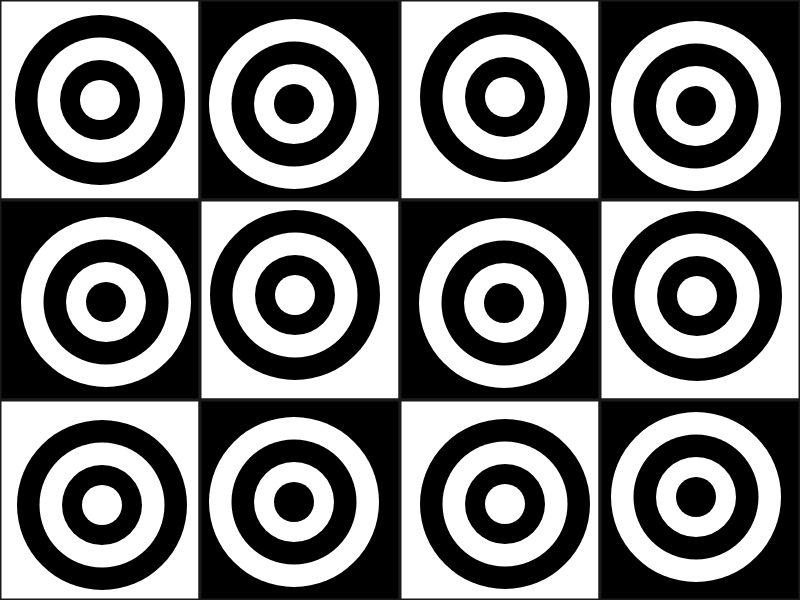
Frame 1 (no input)
Frame 60 (no input): identical to frame 1, image omitted
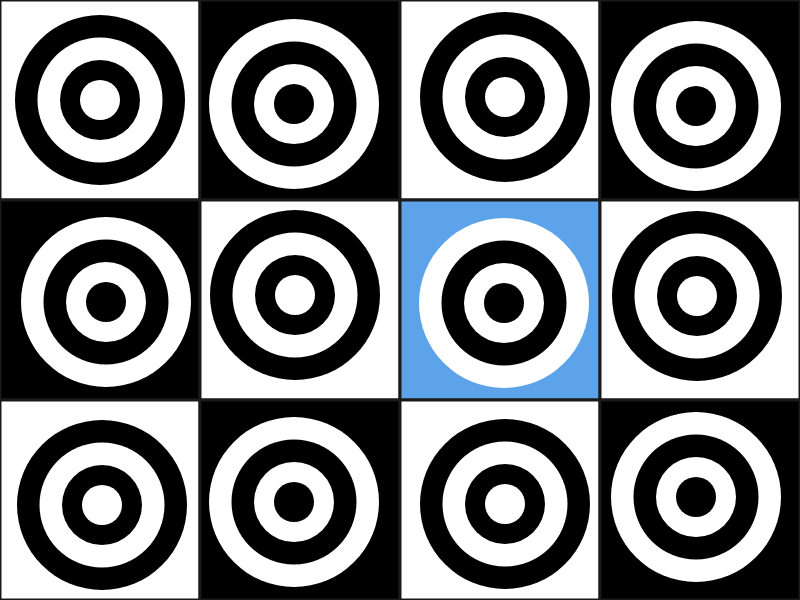
Frame 120 (the mouse pressed at the canvas centre since frame 60)

The p5.js sketch that drew these frames (run headless with seeded random() and noise() and a simulated clock; from frame 60 on, the mouse is pressed at the canvas centre):

// p5.js sketch
// ── sketch.js
// Quadro: Vassily Kandinsky, "Color Study: Squares with Concentric Circles", 1913
// Fonte: https://it.wikipedia.org/wiki/File:Vassily_Kandinsky,_1913_-_Color_Study,_Squares_with_Concentric_Circles.jpg
// Regola cromatica: le combinazioni di colori cambiano ad ogni tocco del cursore, ogni forma è a sé
//   base in bianco e nero, alternata a scacchiera fra i quadrati e fra gli anelli;
//   al clic solo la forma cliccata prende un colore saturo della palette,
//   scelto in modo indipendente dalle altre forme

// griglia: 4 colonne per 3 righe, quadrati di 200 px
let colonne = 4;
let lato = 200;

// diametri dei cerchi concentrici, dal più grande al più piccolo
let diametri = [170, 125, 80, 40];

// piccoli scostamenti del centro dei cerchi, per mantenere il disegno a mano libera
let scarti = [
  [0, 0], [-6, 4], [5, -3], [-4, 6],
  [6, 2], [-5, -5], [4, 3], [-3, -4],
  [2, 5], [-6, 2], [5, 4], [-4, -3]
];

// colori iniziali in HSL: il bianco è [0, 0, 100], il nero è [0, 0, 0]
// per ogni quadrato: sfondo e quattro cerchi, in alternanza
let configurazioni = [
  [[0, 0, 100], [0, 0, 0], [0, 0, 100], [0, 0, 0], [0, 0, 100]],
  [[0, 0, 0], [0, 0, 100], [0, 0, 0], [0, 0, 100], [0, 0, 0]],
  [[0, 0, 100], [0, 0, 0], [0, 0, 100], [0, 0, 0], [0, 0, 100]],
  [[0, 0, 0], [0, 0, 100], [0, 0, 0], [0, 0, 100], [0, 0, 0]],
  [[0, 0, 0], [0, 0, 100], [0, 0, 0], [0, 0, 100], [0, 0, 0]],
  [[0, 0, 100], [0, 0, 0], [0, 0, 100], [0, 0, 0], [0, 0, 100]],
  [[0, 0, 0], [0, 0, 100], [0, 0, 0], [0, 0, 100], [0, 0, 0]],
  [[0, 0, 100], [0, 0, 0], [0, 0, 100], [0, 0, 0], [0, 0, 100]],
  [[0, 0, 100], [0, 0, 0], [0, 0, 100], [0, 0, 0], [0, 0, 100]],
  [[0, 0, 0], [0, 0, 100], [0, 0, 0], [0, 0, 100], [0, 0, 0]],
  [[0, 0, 100], [0, 0, 0], [0, 0, 100], [0, 0, 0], [0, 0, 100]],
  [[0, 0, 0], [0, 0, 100], [0, 0, 0], [0, 0, 100], [0, 0, 0]]
];

// toni ammessi per la forma cliccata: primari e pochi secondari
let toniAmmessi = [0, 25, 50, 130, 210, 280];

// limiti di saturazione e luminosità per il colore della forma cliccata
let saturazioneMinima = 70;
let saturazioneMassima = 100;
let luminositaMinima = 30;
let luminositaMassima = 75;

function setup() {
  createCanvas(800, 600);
  colorMode(HSL);
  rectMode(CENTER);
}

function draw() {
  background(0, 0, 8);

  for (let i = 0; i < configurazioni.length; i++) {
    let x = (i % colonne) * lato + lato / 2;
    let y = floor(i / colonne) * lato + lato / 2;
    let colori = configurazioni[i];

    stroke(0, 0, 10);
    strokeWeight(3);
    let sfondo = colori[0];
    fill(sfondo[0], sfondo[1], sfondo[2]);
    rect(x, y, lato, lato);

    noStroke();
    for (let j = 0; j < diametri.length; j++) {
      let colore = colori[j + 1];
      fill(colore[0], colore[1], colore[2]);
      circle(x + scarti[i][0], y + scarti[i][1], diametri[j]);
    }
  }
}

function mousePressed() {
  if (mouseX < 0 || mouseX >= width || mouseY < 0 || mouseY >= height) {
    return;
  }

  // individuo il quadrato cliccato
  let colonnaCliccata = floor(mouseX / lato);
  let rigaCliccata = floor(mouseY / lato);
  let indice = rigaCliccata * colonne + colonnaCliccata;
  if (indice < 0 || indice >= configurazioni.length) {
    return;
  }

  let x = colonnaCliccata * lato + lato / 2;
  let y = rigaCliccata * lato + lato / 2;
  let distanza = dist(mouseX, mouseY, x + scarti[indice][0], y + scarti[indice][1]);

  // i cerchi vanno dal più grande al più piccolo: l'ultimo che contiene
  // il cursore è quello che si vede sopra gli altri
  let elemento = 0;
  for (let j = 0; j < diametri.length; j++) {
    if (distanza <= diametri[j] / 2) {
      elemento = j + 1;
    }
  }

  // solo la forma cliccata esce dal bianco e nero: sceglie il proprio tono
  // dentro la palette, senza legami con le altre forme
  let tono = random(toniAmmessi);
  let saturazione = random(saturazioneMinima, saturazioneMassima);
  let luminosita = random(luminositaMinima, luminositaMassima);

  configurazioni[indice][elemento] = [tono, saturazione, luminosita];
}
